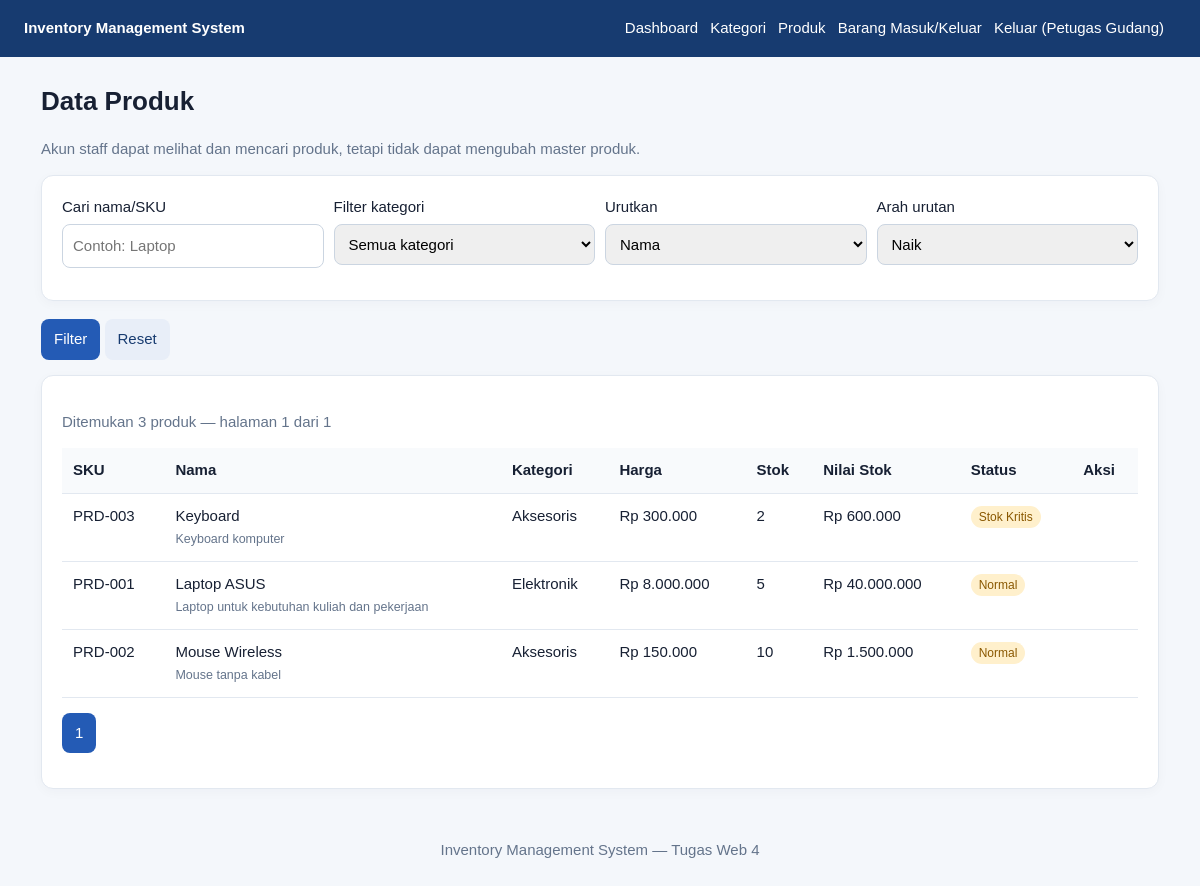
The page /products.php (signed in) on the database its author committed.
### tables this page shows
CREATE TABLE IF NOT EXISTS products (
  id INT UNSIGNED AUTO_INCREMENT PRIMARY KEY,
  category_id INT UNSIGNED NOT NULL,
  name VARCHAR(150) NOT NULL,
  sku VARCHAR(50) NOT NULL UNIQUE,
  description TEXT NULL,
  price DECIMAL(14,2) NOT NULL DEFAULT 0,
  stock INT NOT NULL DEFAULT 0,
  min_stock INT NOT NULL DEFAULT 5,
  created_at TIMESTAMP DEFAULT CURRENT_TIMESTAMP,
  updated_at TIMESTAMP DEFAULT CURRENT_TIMESTAMP ON UPDATE CURRENT_TIMESTAMP,
  CONSTRAINT fk_products_category FOREIGN KEY(category_id) REFERENCES categories(id)
    ON UPDATE CASCADE ON DELETE RESTRICT,
  CONSTRAINT chk_product_price CHECK (price >= 0),
  CONSTRAINT chk_product_stock CHECK (stock >= 0)
);

CREATE TABLE IF NOT EXISTS categories (
  id INT UNSIGNED AUTO_INCREMENT PRIMARY KEY,
  name VARCHAR(100) NOT NULL UNIQUE,
  description VARCHAR(255) NULL,
  created_at TIMESTAMP DEFAULT CURRENT_TIMESTAMP
);

### products.php (the view, shortened to what this page needs)
<?php
require __DIR__.'/config.php'; require_role('admin','staff');
$pdo=db();
$edit=null;if(isset($_GET['edit'])&&$_SESSION['user']['role']==='admin'){$s=$pdo->prepare('SELECT * FROM products WHERE id=?');$s->execute([(int)$_GET['edit']]);$edit=$s->fetch();}
$cats=$pdo->query('SELECT * FROM categories ORDER BY name')->fetchAll();
$q=trim($_GET['q']??'');$cat=(int)($_GET['category']??0);
$sort=$_GET['sort']??'name';$dir=strtolower($_GET['dir']??'asc')==='desc'?'DESC':'ASC';
$sortMap=['name'=>'p.name','price'=>'p.price','stock'=>'p.stock','sku'=>'p.sku'];$order=$sortMap[$sort]??'p.name';
$where=[];$params=[];if($q!==''){$where[]='(p.name LIKE ? OR p.sku LIKE ?)';$params[]="%$q%";$params[]="%$q%";}if($cat){$where[]='p.category_id=?';$params[]=$cat;}
$sqlWhere=$where?'WHERE '.implode(' AND ',$where):'';
$count=$pdo->prepare("SELECT COUNT(*) FROM products p $sqlWhere");$count->execute($params);$total=(int)$count->fetchColumn();
$page=max(1,(int)($_GET['page']??1));$perPage=5;$pages=max(1,(int)ceil($total/$perPage));$page=min($page,$pages);$offset=($page-1)*$perPage;
$s=$pdo->prepare("SELECT p.*,c.name category_name FROM products p JOIN categories c ON c.id=p.category_id $sqlWhere ORDER BY $order $dir LIMIT $perPage OFFSET $offset");$s->execute($params);$rows=$s->fetchAll();
function product_url(array $replace=[]): string { $a=array_merge($_GET,$replace);return 'products.php?'.http_build_query($a); }
echo '<h1>Data Produk</h1>';
if($_SESSION['user']['role']==='admin'){
 echo '<div class="card"><h2>'.($edit?'Edit':'Tambah').' Produk</h2><form method="post"><input type="hidden" name="csrf" value="'.e(csrf_token()).'"><input type="hidden" name="id" value="'.e($edit['id']??'').'"><div class="form-grid"><div><label>Nama produk</label><input name="name" required value="'.e($edit['name']??'').'"></div><div><label>SKU</label><input name="sku" required value="'.e($edit['sku']??'').'"></div><div><label>Kategori</label><select name="category_id" required><option value="">Pilih kategori</option>';
 foreach($cats as $c) echo '<option value="'.e($c['id']).'" '.(($edit['category_id']??'')==$c['id']?'selected':'').'>'.e($c['name']).'</option>';
 echo '</select></div><div><label>Harga (Rp)</label><input name="price" type="number" min="0" step="0.01" required value="'.e($edit['price']??'0').'"></div><div><label>Stok awal</label><input name="stock" type="number" min="0" required value="'.e($edit['stock']??'0').'"></div><div><label>Batas stok minimum</label><input name="min_stock" type="number" min="0" required value="'.e($edit['min_stock']??'5').'"></div></div><label>Deskripsi</label><textarea name="description">'.e($edit['description']??'').'</textarea><button>Simpan Produk</button></form></div>';
}else echo '<p class="muted">Akun staff dapat melihat dan mencari produk, tetapi tidak dapat mengubah master produk.</p>';
echo '<div class="card"><form method="get" class="form-grid"><div><label>Cari nama/SKU</label><input name="q" value="'.e($q).'" placeholder="Contoh: Laptop"></div><div><label>Filter kategori</label><select name="category"><option value="0">Semua kategori</option>';
echo '</select></div><div><label>Urutkan</label><select name="sort">';
foreach(['name'=>'Nama','sku'=>'SKU','price'=>'Harga','stock'=>'Stok'] as $k=>$v)echo '<option value="'.e($k).'" '.($sort===$k?'selected':'').'>'.e($v).'</option>';
echo '</select></div><div><label>Arah urutan</label><select name="dir"><option value="asc" '.($dir==='ASC'?'selected':'').'>Naik</option><option value="desc" '.($dir==='DESC'?'selected':'').'>Turun</option></select></div></div><p><button>Filter</button> <a class="btn secondary" href="products.php">Reset</a></p></form></div>';
echo '<div class="card"><p class="muted">Ditemukan '.e($total).' produk — halaman '.e($page).' dari '.e($pages).'</p><div class="table-wrap"><table><tr><th>SKU</th><th>Nama</th><th>Kategori</th><th>Harga</th><th>Stok</th><th>Nilai Stok</th><th>Status</th><th>Aksi</th></tr>';
foreach($rows as $r){$critical=(int)$r['stock']<=(int)$r['min_stock'];echo '<tr><td>'.e($r['sku']).'</td><td>'.e($r['name']).'<br><small class="muted">'.e($r['description']).'</small></td><td>'.e($r['category_name']).'</td><td>Rp '.number_format((float)$r['price'],0,',','.').'</td><td>'.e($r['stock']).'</td><td>Rp '.number_format((float)$r['price']*(int)$r['stock'],0,',','.').'</td><td><span class="tag">'.($critical?'Stok Kritis':'Normal').'</span></td><td>';
echo '</td></tr>';}
echo '</table></div><p class="actions">';
for($i=1;$i<=$pages;$i++)echo '<a class="btn '.($i===$page?'':'secondary').'" href="'.e(product_url(['page'=>$i])).'">'.e($i).'</a>';
echo '</p></div>';layout_end();

### config.php (style rules this page uses)
* { box-sizing:border-box }
body { margin:0;background:#f4f7fb;color:#172033;font:15px/1.5 Arial,sans-serif }
.card { background:white;border:1px solid #e2e8f0;border-radius:12px;padding:20px;margin-bottom:18px;box-shadow:0 3px 12px #17203308 }
.muted { color:#64748b }
input,select,textarea { width:100%;padding:10px;border:1px solid #cbd5e1;border-radius:8px;margin:5px 0 12px;font:inherit }
button,.btn { display:inline-block;background:#245bb5;color:white;border:0;border-radius:8px;padding:9px 13px;text-decoration:none;cursor:pointer;font:inherit }
.secondary { background:#e8eef8;color:#173b70 }
table { width:100%;border-collapse:collapse;background:white }
th,td { text-align:left;padding:11px;border-bottom:1px solid #e2e8f0;vertical-align:top }
th { background:#f8fafc }
.table-wrap { overflow-x:auto }
.form-grid { display:grid;grid-template-columns:repeat(auto-fit,minmax(220px,1fr));gap:10px }
h1 { font-size:26px;margin-top:0 }
.tag { padding:4px 8px;border-radius:20px;background:#fff0cc;color:#8a5800;font-size:12px }
.actions { display:flex;gap:6px;align-items:center;flex-wrap:wrap }

### rows shown on the page
products: sku "PRD-003", name "Keyboard", description "Keyboard komputer", category.name "Aksesoris", price "300.000", stock "2", (float)$r['price']*(int)$r['stock'] "600.000", min_stock "Stok Kritis"
products: sku "PRD-001", name "Laptop ASUS", description "Laptop untuk kebutuhan kuliah dan pekerjaan", category.name "Elektronik", price "8.000.000", stock "5", (float)$r['price']*(int)$r['stock'] "40.000.000", min_stock "Normal"
products: sku "PRD-002", name "Mouse Wireless", description "Mouse tanpa kabel", category.name "Aksesoris", price "150.000", stock "10", (float)$r['price']*(int)$r['stock'] "1.500.000", min_stock "Normal"

### other values the page prints
$_SESSION['user']['name'] "Petugas Gudang"
$total "3"
$page "1"
$pages "1"
form field sort "Nama"
